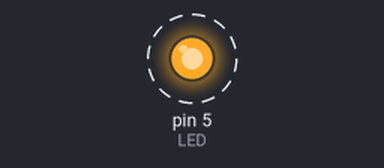
The sketch below on a simulated Arduino Uno, built with avr-gcc and run on an emulated ATmega328P. Parts: output pins drawn as LEDs (lit = HIGH). Dashed ring = blinking.

Above: at 0.7 s.
Timing chart, 0 to 4.6 s (numbered marks = the images above):
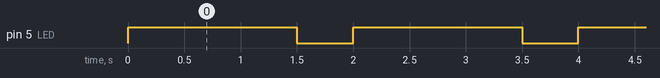

The sketch:

LEDTest.ino
```cpp
/*************************************************************************
* File Name          : GroveLEDDemoCode.ino
* Author             : Seeedteam
* Version            : V1.1
* Date               : 18/2/2012
* Description        : Demo code for Grove - LED
*************************************************************************/

#define LED 5 //connect LED to digital pin5
void setup() {
    // initialize the digital pin2 as an output.
    pinMode(LED, OUTPUT);
}

void loop() {
    digitalWrite(LED, HIGH);   // set the LED on
    delay(1500);               // for 500ms
    digitalWrite(LED, LOW);   // set the LED off
    delay(500);
}
```

Measured:
- by itself, pin 5 (LED): alternates HIGH for 1.5 s and LOW for 0.50 s
